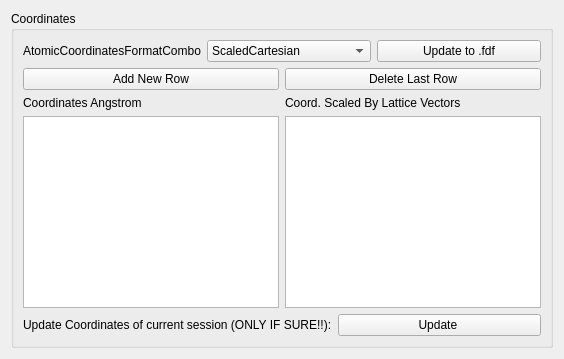
                <widget class="QWidget" name="tab_9">
                 <attribute name="title">
                  <string>Coord</string>
                 </attribute>
                 <layout class="QGridLayout" name="gridLayout_46">
                  <item row="0" column="0">
                   <widget class="QGroupBox" name="groupBoxCoord">
                    <property name="sizePolicy">
                     <sizepolicy hsizetype="Preferred" vsizetype="Preferred">
                      <horstretch>1</horstretch>
                      <verstretch>0</verstretch>
                     </sizepolicy>
                    </property>
                    <property name="title">
                     <string>Coordinates</string>
                    </property>
                    <layout class="QGridLayout" name="gridLayout_49">
                     <item row="0" column="0" colspan="2">
                      <layout class="QHBoxLayout" name="horizontalLayout_15">
                       <item>
                        <widget class="QLabel" name="label_97">
                         <property name="text">
                          <string>AtomicCoordinatesFormatCombo</string>
                         </property>
                         <property name="buddy">
                          <cstring>coordCombo</cstring>
                         </property>
                        </widget>
                       </item>
                       <item>
                        <widget class="QComboBox" name="AtomicCoordinatesFormatCombo">
                         <property name="enabled">
                          <bool>true</bool>
                         </property>
                         <property name="currentIndex">
                          <number>0</number>
                         </property>
                         <item>
                          <property name="text">
                           <string>ScaledCartesian</string>
                          </property>
                         </item>
                         <item>
                          <property name="text">
                           <string>Ang</string>
                          </property>
                         </item>
                         <item>
                          <property name="text">
                           <string>ScaledByLatticeVectors</string>
                          </property>
                         </item>
                         <item>
                          <property name="text">
                           <string>Z-matrix</string>
                          </property>
                         </item>
                         <item>
                          <property name="text">
                           <string>Z-matrix (compact)</string>
                          </property>
                         </item>
                        </widget>
                       </item>
                       <item>
                        <widget class="QPushButton" name="pushButton_2">
                         <property name="text">
                          <string>Update to .fdf</string>
                         </property>
                        </widget>
                       </item>
                      </layout>
                     </item>
                     <item row="1" column="0">
                      <widget class="QPushButton" name="CoordAddNewButton">
                       <property name="text">
                        <string>Add New Row</string>
                       </property>
                      </widget>
                     </item>
                     <item row="1" column="1">
                      <widget class="QPushButton" name="CoordDeleteLastButton">
                       <property name="text">
                        <string>Delete Last Row</string>
                       </property>
                      </widget>
                     </item>
                     <item row="2" column="0">
                      <widget class="QLabel" name="label_85">
                       <property name="text">
                        <string>Coordinates Angstrom</string>
                       </property>
                      </widget>
                     </item>
                     <item row="2" column="1">
                      <widget class="QLabel" name="label_86">
                       <property name="text">
                        <string>Coord. Scaled By Lattice Vectors</string>
                       </property>
                      </widget>
                     </item>
                     <item row="3" column="0">
                      <widget class="QTableView" name="CoordinatesUnscaledTableView"/>
                     </item>
                     <item row="3" column="1">
                      <widget class="QTableView" name="CoordinatesScaledByLatticeVectorsTableView"/>
                     </item>
                     <item row="4" column="0" colspan="2">
                      <layout class="QHBoxLayout" name="horizontalLayout_19">
                       <item>
                        <widget class="QLabel" name="label_87">
                         <property name="text">
                          <string>Update Coordinates of current session (ONLY IF SURE!!):</string>
                         </property>
                        </widget>
                       </item>
                       <item>
                        <widget class="QPushButton" name="updateCoordinatesUnscaledToMoleculeButton">
                         <property name="text">
                          <string>Update </string>
                         </property>
                        </widget>
                       </item>
                      </layout>
                     </item>
                    </layout>
                   </widget>
                  </item>
                 </layout>
                </widget>
